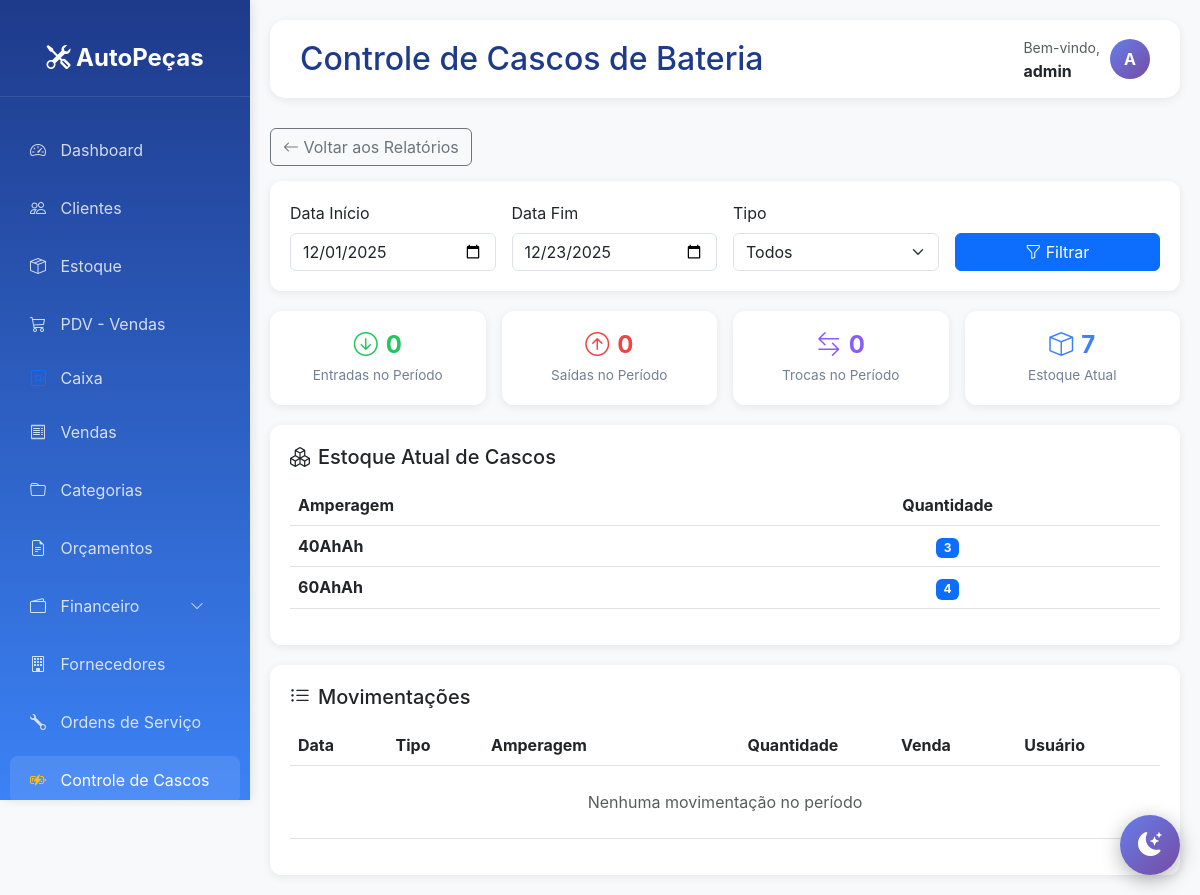
/relatorios/baterias/cascos/ (signed in), run on the app's committed database.
### estoque/models.py (models this page shows, shortened)
class EstoqueCasco(models.Model):
    amperagem = models.OneToOneField(
        AmperagemBateria,
        on_delete=models.CASCADE,
        related_name='estoque_casco',
        verbose_name='Amperagem'
    )
    quantidade = models.IntegerField(
        default=0,
        verbose_name='Quantidade de Cascos',
        help_text='Total de cascos (baterias novas + cascos avulsos)'
    )
    class Meta:
        verbose_name = 'Estoque de Casco'
        verbose_name_plural = 'Estoque de Cascos'
        ordering = ['amperagem__ordem', 'amperagem__amperagem']

class AmperagemBateria(models.Model):
    amperagem = models.CharField(
        max_length=20,
        unique=True,
        verbose_name='Amperagem',
        help_text='Ex: 40Ah, 60Ah, 90Ah Caixa Alta'
    )
    nome_tecnico = models.CharField(
        max_length=50,
        blank=True,
        null=True,
        verbose_name='Nome Técnico',
        help_text='Ex: NS40, 22F, 30H'
    )
    peso_kg = models.DecimalField(
        max_digits=5,
        decimal_places=2,
        default=Decimal('0.00'),
        verbose_name='Peso (kg)',
        help_text='Peso aproximado do casco em kg'
    )
    valor_casco_troca = models.DecimalField(
        max_digits=10,
        decimal_places=2,
        default=Decimal('0.00'),
        verbose_name='Valor Casco (Troca)',
        help_text='Valor do casco na troca - desconto/acréscimo para o cliente'
    )
    valor_casco_compra = models.DecimalField(
        max_digits=10,
        decimal_places=2,
        default=Decimal('0.00'),
        verbose_name='Valor Casco (Compra)',
        help_text='Valor que você paga para comprar casco avulso'
    )
    aplicacao = models.CharField(
        max_length=200,
        blank=True,
        null=True,
        verbose_name='Aplicação Comum',
        help_text='Ex: Honda City, Honda Fit, Veículos compactos'
    )
    ordem = models.IntegerField(
        default=0,
        verbose_name='Ordem de Exibição'
    )
    ativo = models.BooleanField(
        default=True,
        verbose_name='Ativo'
    )
    class Meta:
        verbose_name = 'Amperagem de Bateria'
        verbose_name_plural = 'Amperagens de Bateria'
        ordering = ['ordem', 'amperagem']

### core/views.py (the view)
# urls.py: path('relatorios/baterias/cascos/', core_views.relatorio_cascos, name='relatorio_cascos'),
@login_required
def relatorio_cascos(request):
    from estoque.models import MovimentacaoCasco, EstoqueCasco
    hoje = date.today()
    data_inicio = request.GET.get('data_inicio', hoje.replace(day=1).strftime('%Y-%m-%d'))
    data_fim = request.GET.get('data_fim', hoje.strftime('%Y-%m-%d'))
    tipo = request.GET.get('tipo', '')  # entrada, saida, troca
    try:
        data_inicio = datetime.strptime(data_inicio, '%Y-%m-%d').date()
        data_fim = datetime.strptime(data_fim, '%Y-%m-%d').date()
    except:
        data_inicio = hoje.replace(day=1)
        data_fim = hoje
    movimentacoes = MovimentacaoCasco.objects.filter(
        data_movimentacao__gte=data_inicio,
        data_movimentacao__lte=data_fim
    ).select_related('amperagem', 'venda', 'usuario').order_by('-data_movimentacao', '-id')
    if tipo:
        movimentacoes = movimentacoes.filter(tipo=tipo)
    movimentacoes = movimentacoes[:500]
    entradas = MovimentacaoCasco.objects.filter(
        data_movimentacao__gte=data_inicio,
        data_movimentacao__lte=data_fim,
        tipo='entrada'
    ).aggregate(total=Sum('quantidade'))['total'] or 0
    saidas = MovimentacaoCasco.objects.filter(
        data_movimentacao__gte=data_inicio,
        data_movimentacao__lte=data_fim,
        tipo='saida'
    ).aggregate(total=Sum('quantidade'))['total'] or 0
    trocas = MovimentacaoCasco.objects.filter(
        data_movimentacao__gte=data_inicio,
        data_movimentacao__lte=data_fim,
        tipo='troca'
    ).aggregate(total=Sum('quantidade'))['total'] or 0
    estoque_cascos = EstoqueCasco.objects.select_related('amperagem').filter(
        quantidade__gt=0
    ).order_by('amperagem__amperagem')
    total_estoque = estoque_cascos.aggregate(total=Sum('quantidade'))['total'] or 0
    context = {
        'data_inicio': data_inicio,
        'data_fim': data_fim,
        'tipo': tipo,
        'movimentacoes': movimentacoes,
        'entradas': entradas,
        'saidas': saidas,
        'trocas': trocas,
        'estoque_cascos': estoque_cascos,
        'total_estoque': total_estoque,
    }
    return render(request, 'core/relatorios/cascos.html', context)

### templates/core/relatorios/cascos.html (shortened to what this page needs)
{% extends 'base.html' %}
{% block page_title %}Controle de Cascos de Bateria{% endblock %}
{% block content %}
<a href="{% url 'relatorios' %}" class="btn btn-outline-secondary btn-voltar">
    <i class="bi bi-arrow-left"></i> Voltar aos Relatórios
</a>
<div class="filtros-card">
    <form method="get" class="row g-3 align-items-end">
        <div class="col-md-3">
            <label class="form-label">Data Início</label>
            <input type="date" name="data_inicio" class="form-control" value="{{ data_inicio|date:'Y-m-d' }}">
        </div>
        <div class="col-md-3">
            <label class="form-label">Data Fim</label>
            <input type="date" name="data_fim" class="form-control" value="{{ data_fim|date:'Y-m-d' }}">
        </div>
        <div class="col-md-3">
            <label class="form-label">Tipo</label>
            <select name="tipo" class="form-select">
                <option value="">Todos</option>
            </select>
        </div>
        <div class="col-md-3">
            <button type="submit" class="btn btn-primary w-100">
                <i class="bi bi-funnel"></i> Filtrar
            </button>
        </div>
    </form>
</div>
<div class="row g-3 mb-3">
    <div class="col-md-3">
        <div class="stat-box verde">
            <h3><i class="bi bi-arrow-down-circle me-2"></i>{{ entradas }}</h3>
            <p>Entradas no Período</p>
        </div>
    </div>
    <div class="col-md-3">
        <div class="stat-box vermelho">
            <h3><i class="bi bi-arrow-up-circle me-2"></i>{{ saidas }}</h3>
            <p>Saídas no Período</p>
        </div>
    </div>
    <div class="col-md-3">
        <div class="stat-box roxo">
            <h3><i class="bi bi-arrow-left-right me-2"></i>{{ trocas }}</h3>
            <p>Trocas no Período</p>
        </div>
    </div>
    <div class="col-md-3">
        <div class="stat-box azul">
            <h3><i class="bi bi-box me-2"></i>{{ total_estoque }}</h3>
            <p>Estoque Atual</p>
        </div>
    </div>
</div>
<div class="tabela-card">
    <h5 class="mb-3"><i class="bi bi-boxes me-2"></i>Estoque Atual de Cascos</h5>
    <div class="table-responsive">
        <table class="table table-hover">
            <thead>
                <tr>
                    <th>Amperagem</th>
                    <th class="text-center">Quantidade</th>
                </tr>
            </thead>
            <tbody>
                {% for e in estoque_cascos %}
                <tr>
                    <td><strong>{{ e.amperagem.amperagem }}Ah</strong></td>
                    <td class="text-center"><span class="badge bg-primary">{{ e.quantidade }}</span></td>
                </tr>
                {% empty %}
                <tr>
                    <td colspan="2" class="text-center text-muted py-4">
                        Nenhum casco em estoque
                    </td>
                </tr>
                {% endfor %}
            </tbody>
        </table>
    </div>
</div>
<div class="tabela-card">
    <h5 class="mb-3"><i class="bi bi-list-ul me-2"></i>Movimentações</h5>
    <div class="table-responsive">
        <table class="table table-hover">
            <thead>
                <tr>
                    <th>Data</th>
                    <th>Tipo</th>
                    <th>Amperagem</th>
                    <th class="text-center">Quantidade</th>
                    <th>Venda</th>
                    <th>Usuário</th>
                </tr>
            </thead>
            <tbody>
                {% for m in movimentacoes %}
                <tr>
                    <td>{{ m.data_movimentacao|date:"d/m/Y H:i" }}</td>
                    <td>
                        {% if m.tipo == 'entrada' %}
                            <span class="badge badge-entrada">ENTRADA</span>
                        {% elif m.tipo == 'saida' %}
                            <span class="badge badge-saida">SAÍDA</span>
                        {% else %}
                            <span class="badge badge-troca">TROCA</span>
                        {% endif %}
                    </td>
                    <td>{{ m.amperagem.amperagem|default:"-" }}Ah</td>
                    <td class="text-center"><strong>{{ m.quantidade }}</strong></td>
                    <td>{{ m.venda.numero|default:"-" }}</td>
                    <td>{{ m.usuario.username|default:"-" }}</td>
                </tr>
                {% empty %}
                <tr>
                    <td colspan="6" class="text-center text-muted py-4">
                        Nenhuma movimentação no período
                    </td>
                </tr>
                {% endfor %}
            </tbody>
        </table>
    </div>
</div>
{% endblock %}

### templates/base.html (shortened to what this page needs)
<!DOCTYPE html>
<html lang="pt-BR">
<head>
    <link href="https://cdn.jsdelivr.net/npm/bootstrap@5.3.0/dist/css/bootstrap.min.css" rel="stylesheet">
    <link rel="stylesheet" href="https://cdn.jsdelivr.net/npm/bootstrap-icons@1.10.0/font/bootstrap-icons.css">
</head>
<body>
    <div class="sidebar">
        <div class="logo">
            <i class="bi bi-tools"></i> AutoPeças
        </div>
        <nav class="nav flex-column mt-4">
            <a class="nav-link {% if request.path == '/' %}active{% endif %}" href="{% url 'dashboard' %}">
                <i class="bi bi-speedometer2"></i> Dashboard
            </a>
            <a class="nav-link {% if 'clientes' in request.path %}active{% endif %}" href="{% url 'lista_clientes' %}">
                <i class="bi bi-people"></i> Clientes
            </a>
            <a class="nav-link {% if 'estoque' in request.path %}active{% endif %}" href="{% url 'lista_estoque' %}">
                <i class="bi bi-box-seam"></i> Estoque
            </a>
            <a class="nav-link {% if 'pdv' in request.path %}active{% endif %}" href="{% url 'pdv' %}">
                <i class="bi bi-cart3"></i> PDV - Vendas
            </a>
            <a class="nav-link py-2" href="{% url 'financeiro:dashboard_caixa' %}">
                <i class="bi bi-safe text-primary"></i> Caixa
            </a>
            <a class="nav-link {% if 'vendas' in request.path %}active{% endif %}" href="{% url 'lista_vendas' %}">
                <i class="bi bi-receipt"></i> Vendas
            </a>
            <a class="nav-link" href="{% url 'lista_categorias' %}">
                <i class="bi bi-folder"></i> Categorias
            </a>
            <a class="nav-link" href="{% url 'lista_orcamentos' %}">
                <i class="bi bi-file-earmark-text"></i> Orçamentos
            </a>
            <a class="nav-link d-flex justify-content-between align-items-center {% if 'financeiro' in request.path %}active{% endif %}"
            data-bs-toggle="collapse" href="#menuFinanceiro" role="button"
            aria-expanded="{% if 'financeiro' in request.path %}true{% else %}false{% endif %}">
                <span><i class="bi bi-wallet2"></i> Financeiro</span>
                <i class="bi bi-chevron-down small"></i>
            </a>
            <a class="nav-link {% if 'fornecedores' in request.path %}active{% endif %}" href="{% url 'lista_fornecedores' %}">
                <i class="bi bi-building"></i> Fornecedores
            </a>
            <a class="nav-link {% if 'ordens-servico' in request.path %}active{% endif %}" href="{% url 'lista_ordens_servico' %}">
                <i class="bi bi-wrench"></i> Ordens de Serviço
            </a>
            <a class="nav-link {% if 'cascos' in request.path %}active{% endif %}" href="{% url 'controle_cascos' %}">
                <i class="bi bi-battery-charging text-warning"></i> Controle de Cascos
            </a>
        </nav>
    </div>
    <div class="main-content">
        <div class="topbar">
            <h2>{% block page_title %}Sistema de Gestão{% endblock %}</h2>
            <div class="user-info">
                <div>
                    <small class="text-muted">Bem-vindo,</small><br>
                    <strong>{{ user.username }}</strong>
                </div>
                <div class="user-avatar">
                    {{ user.username|slice:":1"|upper }}
                </div>
            </div>
        </div>
        {% block content %}{% endblock %}
    </div>
    <button class="theme-toggle" id="theme-toggle" title="Alternar tema">
        <i class="bi bi-moon-stars-fill" id="theme-icon"></i>
    </button>
</body>
</html>

### templates/base.html (style rules this page uses)
:root { --primary-color: #0d6efd; --secondary-color: #6c757d; --success-color: #198754; --danger-color: #dc3545; --warning-color: #ffc107; --info-color: #0dcaf0; }
body { font-family: -apple-system, BlinkMacSystemFont, 'Segoe UI', Roboto, 'Helvetica Neue', Arial, sans-serif; background-color: #f8f9fa; transition: background-color 0.3s ease, color 0.3s ease; }
.theme-toggle { position: fixed; bottom: 20px; right: 20px; width: 60px; height: 60px; border-radius: 50%; background: linear-gradient(135deg, #667eea 0%, #764ba2 100%); border: none; color: white; font-size: 24px; cursor: pointer; box-shadow: 0 5px 20px rgba(0,0,0,0.3); transition: all 0.3s ease; z-index: 1000; display: flex; align-items: center; justify-content: center; }
.sidebar { height: 100vh; background: linear-gradient(180deg, #1e3a8a 0%, #3b82f6 100%); color: white; position: fixed; top: 0; left: 0; width: 250px; padding-top: 20px; box-shadow: 2px 0 10px rgba(0,0,0,0.1); overflow-y: auto; overflow-x: hidden; }
.sidebar .logo { text-align: center; padding: 20px; font-size: 24px; font-weight: bold; border-bottom: 1px solid rgba(255,255,255,0.1); }
.sidebar .nav-link { color: rgba(255,255,255,0.8); padding: 12px 20px; margin: 5px 10px; border-radius: 8px; transition: all 0.3s; }
.sidebar .nav-link:hover, .sidebar .nav-link.active { background-color: rgba(255,255,255,0.1); color: white; }
.sidebar .nav-link i { margin-right: 10px; width: 20px; }
.main-content { margin-left: 250px; padding: 20px; }
.topbar { background: white; padding: 15px 30px; border-radius: 15px; margin-bottom: 30px; box-shadow: 0 2px 10px rgba(0,0,0,0.08); display: flex; justify-content: space-between; align-items: center; }
.topbar h2 { margin: 0; color: #1e3a8a; }
.user-info { display: flex; align-items: center; gap: 10px; }
.user-avatar { width: 40px; height: 40px; border-radius: 50%; background: linear-gradient(135deg, #667eea 0%, #764ba2 100%); display: flex; align-items: center; justify-content: center; color: white; font-weight: bold; }

### templates/core/relatorios/cascos.html (style rules this page uses)
.filtros-card { background: white; border-radius: 12px; padding: 20px; margin-bottom: 20px; box-shadow: 0 2px 8px rgba(0,0,0,0.08); }
.stat-box { background: white; border-radius: 12px; padding: 20px; text-align: center; box-shadow: 0 2px 8px rgba(0,0,0,0.08); }
.stat-box h3 { font-size: 1.5rem; font-weight: 700; margin: 0; }
.stat-box p { color: #718096; margin: 5px 0 0 0; font-size: 0.85rem; }
.stat-box.verde h3 { color: #22c55e; }
.stat-box.vermelho h3 { color: #ef4444; }
.stat-box.azul h3 { color: #3b82f6; }
.stat-box.roxo h3 { color: #8b5cf6; }
.tabela-card { background: white; border-radius: 12px; padding: 20px; box-shadow: 0 2px 8px rgba(0,0,0,0.08); margin-top: 20px; }
.btn-voltar { margin-bottom: 15px; }

### data on the page
EstoqueCasco: amperagem.amperagem "40Ah", quantidade "3"
EstoqueCasco: amperagem.amperagem "60Ah", quantidade "4"

### other printed values
{{ user.username }} "admin"
{{ user.username|slice:":1"|upper }} "A"
{{ entradas }} "0"
{{ saidas }} "0"
{{ trocas }} "0"
{{ total_estoque }} "7"
